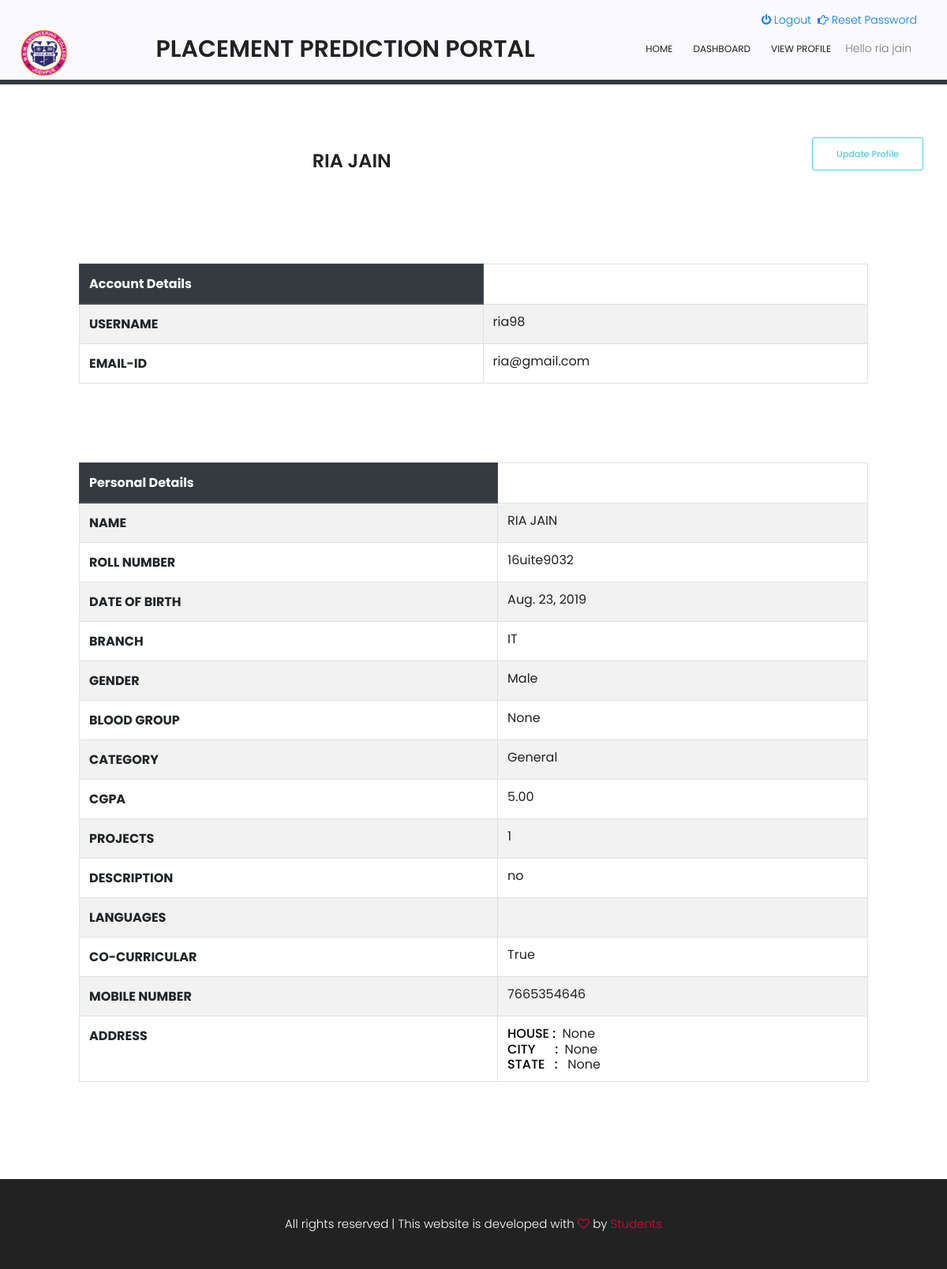
Page /user/profile/ (signed in) on the committed database.
### student/models.py (models this page shows, shortened)
class Profile(models.Model):
    user = models.OneToOneField(User, on_delete=models.CASCADE)
    roll_no = models.CharField(max_length=20, null=False ,default='')
    date_of_birth = models.DateField(default=date.today)
    gender = models.CharField(max_length=3, choices=[(tag.name, tag.value) for tag in Gender], default='')
    address = models.CharField(max_length=200, blank=True, null=True)
    city = models.CharField(max_length=20, blank=True, null=True)
    state = models.CharField(max_length=10, blank=True, null=True)
    contact = models.CharField(max_length=15)
    photo = models.ImageField(upload_to='profile_photo', help_text='Your Photo name should be same as your name',
                              blank=True, null=True)
    category = models.CharField(max_length=5, choices=[(tag.name, tag.value) for tag in Category],
                                default='')
    blood_group = models.CharField(max_length=5, choices=[(tag.name, tag.value) for tag in BloodGroup],
                                   blank=True, null=True)
    verified = models.BooleanField(default=False)
    branch = models.CharField(max_length=50)
    cgpa = models.DecimalField(max_digits=4, decimal_places=2, null=False, blank=True, default=0.0)
    projects=models.PositiveIntegerField(null=True, blank=True)
    description=models.CharField(max_length=500)
    Languages=models.CharField(max_length=150, null=True, blank=True)
    co_cur=models.BooleanField(default=False)
    class Meta:
        permissions = (
        )
    def create_profile(sender, **kwargs):
        user = kwargs["instance"]
        if kwargs["created"]:
           user_profile = Profile.objects.create(user=user)
           user_profile.save()
    post_save.connect(create_profile, sender=User)

### student/views.py (the view)
# urls.py: path('profile/', views.view_profile, name='view_profile'),
def view_profile(request):
    context = {'user': request.user, 'profile': request.user.profile}
    return render(request, 'user/profile.html', context)

### templates/user/profile.html (shortened to what this page needs)
{% extends 'base.html' %}
{% block body %}
    <div class="container">
        <div class="row mt-50">
            <div class="col-md-9 col-12">
                <div class="row">
                    <div class="col-md-5 ">
                    </div>
                    <div class="col-md-7 text-md-left ">
                        <p>
                        <h3 style="text-transform: uppercase">{{ user.get_full_name }}</h3></p>
                    </div>
                </div>
            </div>
            <div class="col-md-3 col-12 center">
                <a class="genric-btn success-border radius mb-3 float-right" href="{% url 'student:update_profile' %}">Update
                    Profile</a>
            </div>
        </div>
    </div>
<table class="table table-striped table-bordered" style="width:1000px;margin:100px;">
  <thead class="thead-dark">
  <tr>
      <th scope="col">
          Account Details
      </th>
  </tr>
  </thead>
  <tbody>
    <tr>
      <th scope="row">USERNAME</th>
        <td><h3 style="font-weight:400;font-size:16px;">{{ user }}</h3></td>
    </tr>
    <tr>
      <th scope="row">EMAIL-ID</th>
        <td><h3 style="font-weight:400;font-size:16px;">{{ user.email }}</h3></td>
    </tr>
  </tbody>
</table>
<table class="table table-striped table-bordered" style="width:1000px;margin:100px;">
  <thead class="thead-dark">
  <tr>
      <th scope="col">
      Personal Details
      </th>
  </tr>
  </thead>
  <tbody>
    <tr>
      <th scope="row">NAME</th>
      <td><h3 style="text-transform: uppercase;font-weight:400;font-size:16px;">{{ user.get_full_name }}</h3></td>
    </tr>
    <tr>
      <th scope="row">ROLL NUMBER</th>
        <td><h3 style="font-weight:400;font-size:16px;">{{ profile.roll_no }}</h3></td>
    </tr>
    <tr>
      <th scope="row">DATE OF BIRTH</th>
        <td><h3 style="font-weight:400;font-size:16px;">{{ profile.date_of_birth }}</h3></td>
    </tr>
    <tr>
      <th scope="row">BRANCH</th>
        <td><h3 style="font-weight:400;font-size:16px;">{{ profile.branch }}</h3></td>
    </tr>
    <tr>
      <th scope="row">GENDER</th>
        <td><h3 style="font-weight:400;font-size:16px;">{{ profile.get_gender_display }}</h3></td>
    </tr>
     <tr>
      <th scope="row">BLOOD GROUP</th>
         <td><h3 style="font-weight:400;font-size:16px;">{{ profile.get_blood_group_display }}</h3></td>
    </tr>
     <tr>
      <th scope="row">CATEGORY</th>
         <td><h3 style="font-weight:400;font-size:16px;">{{ profile.get_category_display }}</h3></td>
    </tr>
     <tr>
      <th scope="row">CGPA</th>
         <td><h3 style="font-weight:400;font-size:16px;">{{ profile.cgpa }}</h3></td>
    </tr>
     <tr>
      <th scope="row">PROJECTS</th>
         <td><h3 style="font-weight:400;font-size:16px;">{{ profile.projects }}</h3></td>
    </tr>
     <tr>
      <th scope="row">DESCRIPTION</th>
         <td><h3 style="font-weight:400;font-size:16px;">{{ profile.description }}</h3></td>
    </tr>
     <tr>
      <th scope="row">LANGUAGES</th>
         <td><h3 style="font-weight:400;font-size:16px;">{{ profile.languages }}</h3></td>
    </tr>
     <tr>
      <th scope="row">CO-CURRICULAR</th>
         <td><h3 style="font-weight:400;font-size:16px;">{{ profile.co_cur }}</h3></td>
    </tr>
    <tr>
      <th scope="row">MOBILE NUMBER</th>
         <td><h3 style="font-weight:400;font-size:16px;">{{ profile.contact }}</h3></td>
    </tr>
     <tr>
      <th scope="row">ADDRESS</th>
         <td id="address"><h3 style="font-weight:400;font-size:16px;"><b style="font-weight:500;">HOUSE :  &nbsp</b>{{ profile.address }}<br/>
                        <b style="font-weight:500;">CITY &nbsp &nbsp &nbsp:  &nbsp</b>{{ profile.city }}<br/>
             <b style="font-weight:500;">STATE &nbsp&nbsp: &nbsp </b>{{ profile.state }}</h3></td>
     </tr>
  </tbody>
</table>
{% endblock %}

### templates/base.html (shortened to what this page needs)
{% load static %}
<html lang="en">
<head>
    <link rel="stylesheet" href="{% static 'bootstrap/css/bootstrap.css' %}">
    <link rel="stylesheet" href="https://stackpath.bootstrapcdn.com/font-awesome/4.7.0/css/font-awesome.min.css">
    <link rel="stylesheet" href="{% static 'custom/main.css' %}">
</head>
<body>
<header id="header" class="noprint">
    <div class="text-right container">
        {% if request.user.is_authenticated %}
            <ul style="
                display: flex;
                float: right;
            ">
                <li class="mr-2"><a href="{% url 'logout' %}">
                    <i class="fa fa-power-off"></i>
                    Logout</a></li>
                <li class="mr-2"><a href="{% url 'password_reset' %}">
                    <i class="fa fa-hand-o-right"></i>
                    Reset Password</a></li>
            </ul>
        {% endif %}
    </div>
    <div class="container">
        <div class="row align-items-center justify-content-between d-flex" style="width: 100%;">
            <div class="logo">
                <a href="{% url 'home' %}">
                    <img src="{% static 'bootstrap/img/MBM_Logo1.png' %}" alt="" title="MBM ENGINEERING COLLEGE" height="60/" align="left">
                </a>
            </div>
            <h2 style="font-optical-sizing:auto">PLACEMENT PREDICTION PORTAL</h2>
            <nav id="nav-menu-container align-items-right">
                <ul class="nav-menu sf-js-enabled sf-arrows" style="touch-action: pan-y;" >
                    <li>
                        <a href="{% url 'home' %}">Home</a>
                    </li>
                    {% if request.user.is_authenticated %}
                        <li><a href="{% url 'student:dashboard' %}">Dashboard</a></li>
                        <li> <a href="{% url 'student:view_profile'%}">View Profile</a></li>
                        <li>Hello {{ request.user.get_full_name }}</li>
                    {% endif %}
                </ul>
            </nav>
        </div>
    </div>
</header>
{% block body %}{% endblock %}
<footer class="footer-area noprint" style="padding: 30px 0px">
    <div class="row text-center">
        <p class="col-sm-12 footer-text text-white " style="margin-top: 1rem;">
             All rights reserved | This website is developed with <i class="fa fa-heart-o" aria-hidden="true"></i> by
            <a href="#" target="_blank">Students</a>
        </p>
    </div>
</footer>
</body>
</html>

### static/custom/main.css (style rules this page uses)
body { color: #777777; font-family: "Poppins", sans-serif; font-size: 14px; font-weight: 300; line-height: 1.625em; position: relative; overflow-x: hidden; max-width: inherit; background-color:white; }
ol, ul { margin: 0; padding: 0; list-style: none; }
a { -webkit-transition: all 0.3s ease 0s; -moz-transition: all 0.3s ease 0s; -o-transition: all 0.3s ease 0s; transition: all 0.3s ease 0s; }
a, a:focus, a:hover { text-decoration: none; outline: 0; }
h1, h2, h3, h4, h5, h6 { font-family: "Poppins", sans-serif; color: #222222; line-height: 1.2em !important; margin-bottom: 0; margin-top: 0; font-weight: 600; }
h2, .h2 { font-size: 30px; }
h3, .h3 { font-size: 24px; }
td, th { border-radius: 0px; }
.mt-50 { margin-top: 50px; }
.float-right { float: right; }
.text-white { color: #fff; }
.text-center { text-align: center; }
h2 { font-size: 30px; }
h3 { font-size: 24px; }
h1, h2, h3, h4, h5, h6 { line-height: 1.5em; }
.genric-btn { display: inline-block; outline: none; line-height: 40px; padding: 0 30px; font-size: .8em; text-align: center; text-decoration: none; font-weight: 500; cursor: pointer; -webkit-transition: all 0.3s ease 0s; -moz-transition: all 0.3s ease 0s; -o-transition: all 0.3s ease 0s; transition: all 0.3s ease 0s; }
.genric-btn.radius { border-radius: 3px; }
.genric-btn.success-border { color: #4cd3e3; border: 1px solid #4cd3e3; background: #fff; }
#header { padding: 14px 0; position: relative; left: 0; top: 0; right: 0; background-color: #f9f9ff; transition: all 0.5s; z-index: 997; max-width: 100%; box-shadow: 0px 6px #343a40; }
.nav-menu, .nav-menu * { margin: 0; padding: 0; list-style: none; }
.nav-menu li { position: relative; white-space: nowrap; }
.nav-menu > li { float: left; }
.nav-menu a { padding: 0 8px 0px 8px; text-decoration: none; display: inline-block; color: #222; font-weight: 400; font-size: 12px; text-transform: uppercase; outline: none; }
.nav-menu > li { margin-left: 10px; }
.footer-area { padding-top: 100px; background-color: #222222; }
.footer-text a, .footer-text i { color: #df003a; }

### templates/user/profile.html (style rules this page uses)
b { color: black; }
p { font-family: "Poppins", sans-serif; font-size: 15px; }

### rows in the picture
Profile: roll_no "16uite9032", date_of_birth "Aug. 23, 2019", branch "IT", gender "Male", blood_group "None", category "General", cgpa "5.00", projects "1", description "no", co_cur "True", contact "7665354646", address "None", city "None", state "None"

### other values in the picture
{{ request.user.get_full_name }} "ria jain"
{{ user.get_full_name }} "RIA JAIN"
{{ user }} "ria98"
{{ user.email }} "ria@gmail.com"
